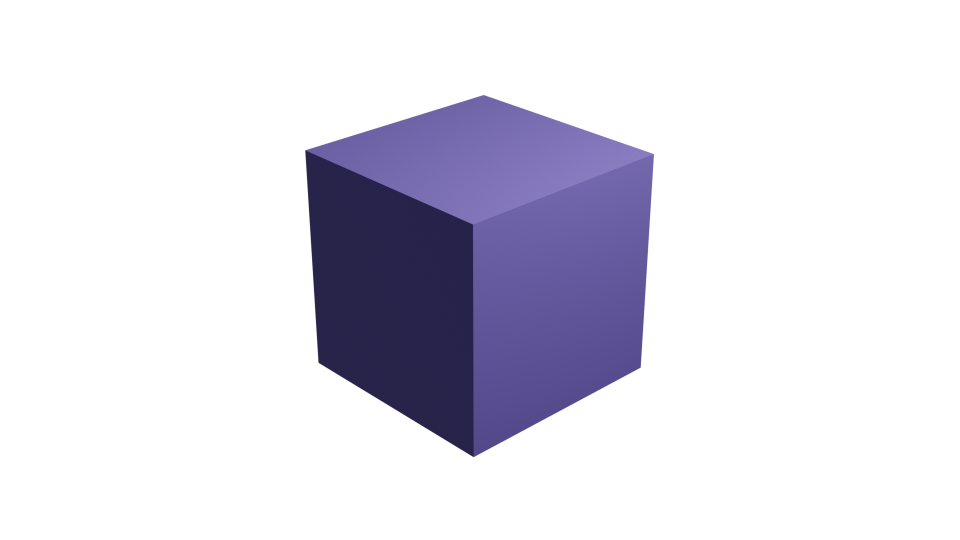
#> input picture module3/cube.png, 1920 x 1080 px (shown at 1/2 size)
$ python resize.py   (older library calls are emulated)
#> lines starting #> are read from the running program, lines starting #| are printed output that depends on the picture
from PIL import ImageTk, Image


image2 = Image.open('cube.png')
#> image2 is the input picture: PIL image 1920x1080 RGBA; mean R, G, B, A 15.7, 14, 24.7, 47.3
image2 = image2.resize((128,72), Image.ANTIALIAS)
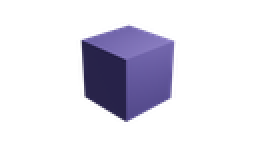
#> image2: PIL image 128x72 RGBA (shown 2 times larger); mean R, G, B, A 17.4, 15.3, 27.8, 47.4; transparent parts drawn white

image2.save("resizedCube.png")
